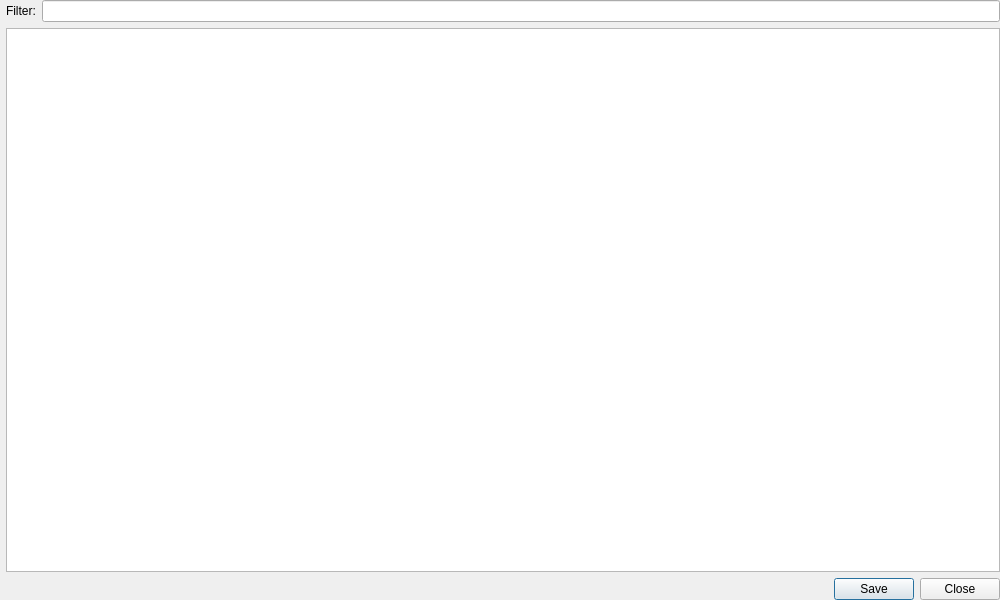
<?xml version="1.0" encoding="UTF-8"?>
<ui version="4.0">
 <class>ClassesInHTMLFilesWidget</class>
 <widget class="QWidget" name="ClassesInHTMLFilesWidget">
  <property name="geometry">
   <rect>
    <x>0</x>
    <y>0</y>
    <width>1000</width>
    <height>600</height>
   </rect>
  </property>
  <property name="windowTitle">
   <string>Classes Used</string>
  </property>
  <layout class="QVBoxLayout" name="verticalLayout">
   <property name="leftMargin">
    <number>6</number>
   </property>
   <property name="topMargin">
    <number>0</number>
   </property>
   <property name="rightMargin">
    <number>0</number>
   </property>
   <property name="bottomMargin">
    <number>0</number>
   </property>
   <item>
    <layout class="QHBoxLayout" name="horizontalLayout" stretch="0,0">
     <item>
      <widget class="QLabel" name="label">
       <property name="toolTip">
        <string>List only the file names which contain the text you enter.</string>
       </property>
       <property name="text">
        <string>Filter:</string>
       </property>
      </widget>
     </item>
     <item>
      <widget class="QLineEdit" name="Filter"/>
     </item>
    </layout>
   </item>
   <item>
    <widget class="QTreeView" name="fileTree">
     <property name="sizePolicy">
      <sizepolicy hsizetype="Preferred" vsizetype="Expanding">
       <horstretch>0</horstretch>
       <verstretch>0</verstretch>
      </sizepolicy>
     </property>
     <property name="showDropIndicator" stdset="0">
      <bool>false</bool>
     </property>
     <property name="alternatingRowColors">
      <bool>true</bool>
     </property>
     <property name="selectionMode">
      <enum>QAbstractItemView::ExtendedSelection</enum>
     </property>
     <property name="uniformRowHeights">
      <bool>false</bool>
     </property>
     <property name="sortingEnabled">
      <bool>true</bool>
     </property>
    </widget>
   </item>
   <item>
    <widget class="QDialogButtonBox" name="buttonBox">
     <property name="standardButtons">
      <set>QDialogButtonBox::Close|QDialogButtonBox::Save</set>
     </property>
    </widget>
   </item>
  </layout>
 </widget>
 <resources/>
 <connections/>
</ui>
